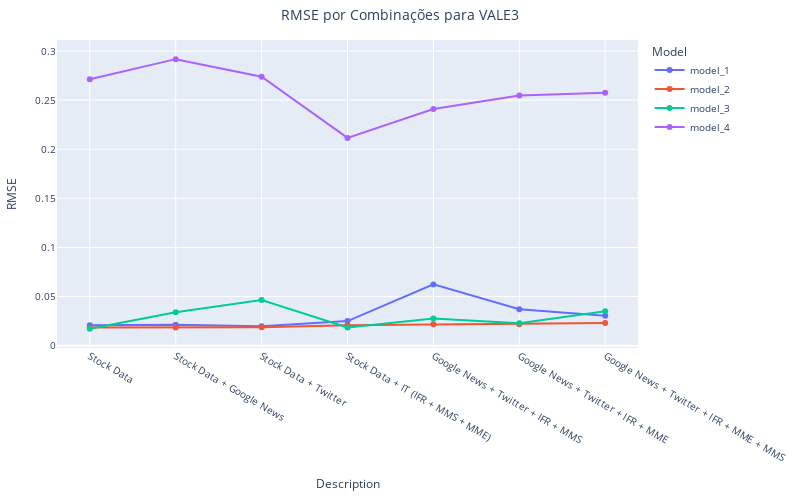

Notebook code for this chart:
### Code cell
# Grafico RMSE por combinação por ação
fig_filtered = plot_rmse_line_plotly(resultados_concatenados, stock_name='VALE3')
fig_filtered.show()

### Figure 1 — Plotly figure (JSON) as saved in the notebook; plotly's stock layout.template omitted (floating-point values rounded to 4 significant figures)
{"data": [{"hovertemplate": "Model=model_1<br>Description=%{x}<br>RMSE=%{y}<extra></extra>", "legendgroup": "model_1", "line": {"color": "#636efa", "dash": "solid"}, "marker": {"symbol": "circle"}, "mode": "lines+markers", "name": "model_1", "orientation": "v", "showlegend": true, "type": "scatter", "x": ["Stock Data", "Stock Data + Google News", "Stock Data + Twitter", "Stock Data + IT (IFR + MMS + MME)", "Google News + Twitter + IFR + MMS", "Google News + Twitter + IFR + MME", "Google News + Twitter + IFR + MME + MMS"], "xaxis": "x", "y": [0.02073, 0.0214, 0.0197, 0.02507, 0.06237, 0.03718, 0.03052], "yaxis": "y"}, {"hovertemplate": "Model=model_2<br>Description=%{x}<br>RMSE=%{y}<extra></extra>", "legendgroup": "model_2", "line": {"color": "#EF553B", "dash": "solid"}, "marker": {"symbol": "circle"}, "mode": "lines+markers", "name": "model_2", "orientation": "v", "showlegend": true, "type": "scatter", "x": ["Stock Data", "Stock Data + Google News", "Stock Data + Twitter", "Stock Data + IT (IFR + MMS + MME)", "Google News + Twitter + IFR + MMS", "Google News + Twitter + IFR + MME", "Google News + Twitter + IFR + MME + MMS"], "xaxis": "x", "y": [0.01851, 0.01842, 0.01885, 0.02085, 0.02169, 0.02188, 0.02306], "yaxis": "y"}, {"hovertemplate": "Model=model_3<br>Description=%{x}<br>RMSE=%{y}<extra></extra>", "legendgroup": "model_3", "line": {"color": "#00cc96", "dash": "solid"}, "marker": {"symbol": "circle"}, "mode": "lines+markers", "name": "model_3", "orientation": "v", "showlegend": true, "type": "scatter", "x": ["Stock Data", "Stock Data + Google News", "Stock Data + Twitter", "Stock Data + IT (IFR + MMS + MME)", "Google News + Twitter + IFR + MMS", "Google News + Twitter + IFR + MME", "Google News + Twitter + IFR + MME + MMS"], "xaxis": "x", "y": [0.01712, 0.03412, 0.04652, 0.01854, 0.02772, 0.02272, 0.03495], "yaxis": "y"}, {"hovertemplate": "Model=model_4<br>Description=%{x}<br>RMSE=%{y}<extra></extra>", "legendgroup": "model_4", "line": {"color": "#ab63fa", "dash": "solid"}, "marker": {"symbol": "circle"}, "mode": "lines+markers", "name": "model_4", "orientation": "v", "showlegend": true, "type": "scatter", "x": ["Stock Data", "Stock Data + Google News", "Stock Data + Twitter", "Stock Data + IT (IFR + MMS + MME)", "Google News + Twitter + IFR + MMS", "Google News + Twitter + IFR + MME", "Google News + Twitter + IFR + MME + MMS"], "xaxis": "x", "y": [0.2713, 0.2917, 0.2738, 0.2115, 0.241, 0.2548, 0.2575], "yaxis": "y"}], "layout": {"font": {"size": 10}, "height": 500, "legend": {"title": {"text": "Model"}, "tracegroupgap": 0}, "margin": {"b": 20, "l": 20, "r": 20, "t": 40}, "title": {"text": "RMSE por Combinações para VALE3", "x": 0.5}, "width": 800, "xaxis": {"anchor": "y", "domain": [0, 1], "title": {"text": "Description"}}, "yaxis": {"anchor": "x", "domain": [0, 1], "title": {"text": "RMSE"}}}}
